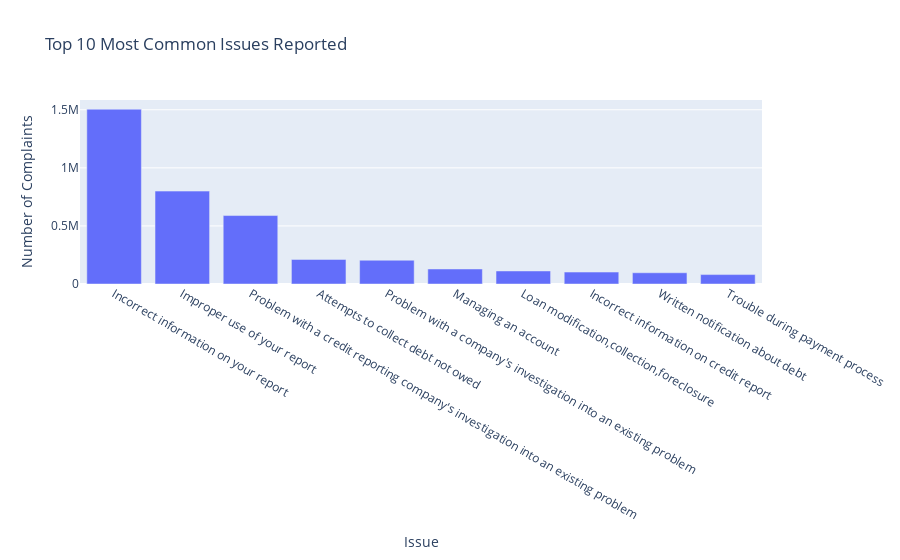

Notebook code for this chart:
### Markdown cell above
Insight 8: Most Common Issues Reported

### Code cell
top_issues = df1['Issue'].value_counts().head(10).reset_index()
top_issues.columns = ['Issue', 'Number of Complaints']
fig = px.bar(top_issues, x='Issue', y='Number of Complaints', title='Top 10 Most Common Issues Reported')
fig.update_xaxes(title_text='Issue')
fig.update_yaxes(title_text='Number of Complaints')

### Figure 1 — Plotly figure (JSON) as saved in the notebook; plotly's stock layout.template omitted (floating-point values rounded to 4 significant figures)
{"data": [{"alignmentgroup": "True", "hovertemplate": "Issue=%{x}<br>Number of Complaints=%{y}<extra></extra>", "legendgroup": "", "marker": {"color": "#636efa", "pattern": {"shape": ""}}, "name": "", "offsetgroup": "", "orientation": "v", "showlegend": false, "textposition": "auto", "type": "bar", "x": ["Incorrect information on your report", "Improper use of your report", "Problem with a credit reporting company's investigation into an existing problem", "Attempts to collect debt not owed", "Problem with a company's investigation into an existing problem", "Managing an account", "Loan modification,collection,foreclosure", "Incorrect information on credit report", "Written notification about debt", "Trouble during payment process"], "xaxis": "x", "y": [1504942, 799797, 589336, 211699, 204610, 129205, 112306, 102684, 96690, 81136], "yaxis": "y"}], "layout": {"barmode": "relative", "legend": {"tracegroupgap": 0}, "title": {"text": "Top 10 Most Common Issues Reported"}, "xaxis": {"anchor": "y", "domain": [0, 1], "title": {"text": "Issue"}}, "yaxis": {"anchor": "x", "domain": [0, 1], "title": {"text": "Number of Complaints"}}}}
